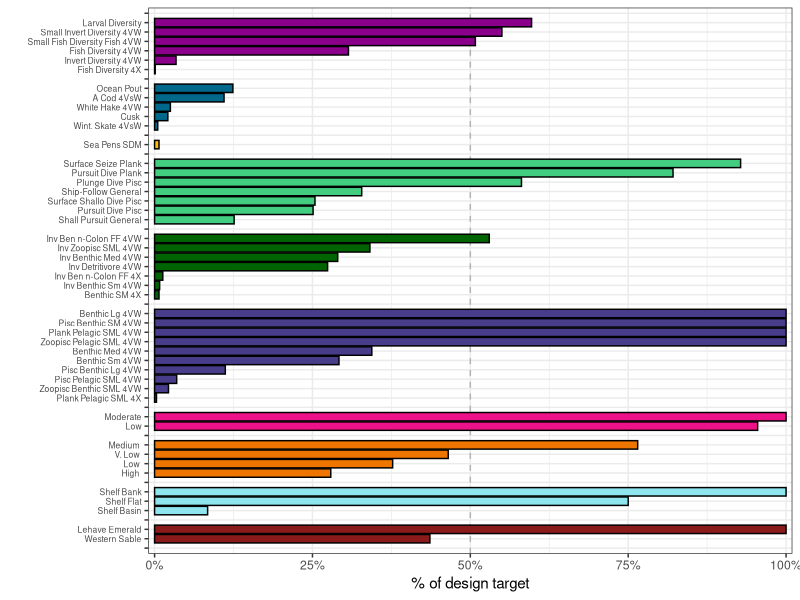
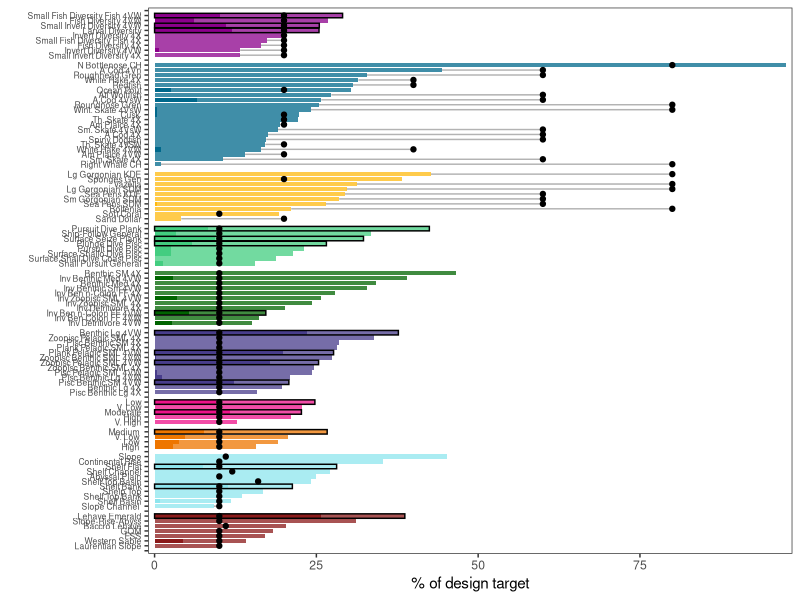
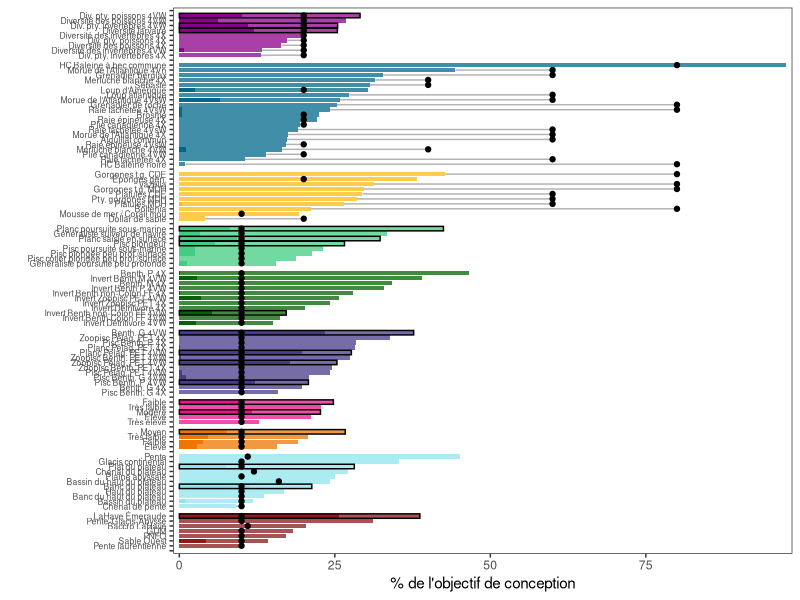

These charts were generated, in order, by the following R code:
#Design Target plot

#load libraries
library(tidyverse)
library(viridis)
library(scales)

#load the target summary from the app

abbreviation_table <- read.csv("data/abbrev_table_network_features.csv")%>%
                      mutate(feature = trimws(feature))%>%
                      dplyr::select(feature,abbrev)


webca_targets <- read.csv("data/targetstable.csv")%>%
                 filter(Achieved > 0,
                        type != "Commercial fishery landing")%>%
                 rename(feature=Variable)%>%
                 mutate(feature = trimws(feature))%>%
                 left_join(.,abbreviation_table)%>%
                 mutate(type = gsub(" classification","",type),
                        type_f = factor(type,levels=c("Biodiversity hotspot","Depleted species","Biogenic habitat",
                                                    "Seabird functional group","Invertebrate functional group",
                                                    "Fish functional group","Scope for growth","Natural disturbance",
                                                    "Geomorphic unit","Biophysical unit")),
                        abbrev = ifelse(feature=="Medium Benthic Benthivores (East)" & type=="Invertebrate functional group","Inv Benthic Med 4VW",abbrev), #overlap in names
                        abbrev = ifelse(feature=="Small Benthic Benthivores (East)" & type=="Invertebrate functional group","Inv Benthic Sm 4VW",abbrev))%>%
                  arrange(type_f,Percent.to.Goal)     

# Create blank rows for each type_f level
blank_rows <- webca_targets %>%
              group_by(type_f) %>%
              summarise(across(everything(), ~NA), .groups = "drop") 

# Bind and arrange
webca_targets_padded1 <- webca_targets %>%
                        bind_rows(blank_rows) %>%
                        arrange(type_f, desc(Percent.to.Goal))

webca_targets_padded <- webca_targets_padded1 %>%
                        slice(1) %>%
                        mutate(type_f = "Biodiversity hotspot") %>%
                        mutate(across(-feature, ~NA))%>%
                        rbind(.,webca_targets_padded1)%>%
                        mutate(id = n():1,
                               abbrev = ifelse(is.na(abbrev), "", abbrev))
          

# Create named vector for labels
id_labels <- setNames(webca_targets_padded$abbrev, webca_targets_padded$id)

# Plot
webca_plot <- ggplot(webca_targets_padded, aes(y = factor(id), x = Percent.to.Goal/100, fill = type)) +
  geom_vline(xintercept=0.5,lty=2,col="grey70")+
  geom_bar(stat = "identity", col = "black") +
  theme_bw() +
  theme(strip.background = element_blank(),
        strip.text = element_blank(),
        legend.position = "none",
        axis.text.y = element_text(size = rel(0.7))) +
  scale_y_discrete(labels = id_labels)+
  scale_x_continuous(expand=(c(0.01,0)),labels=percent)+
  labs(y="",
       x="% of design target")+
  scale_fill_manual(values=c("darkmagenta","darkgoldenrod1","firebrick4",
                             "deepskyblue4","darkslateblue","cadetblue2","darkgreen",
                             "darkorange2","deeppink2","seagreen3"))

ggsave("output/webca_design_targets.png",webca_plot,width=7,height=12,dpi = 1200)
  



## Network analysis with the WEBMR addition 
network_targets <- read.csv("data/targetstable_all.csv")%>%
                    filter(Achieved > 0,
                           type != "Commercial fishery landing")%>%
                    rename(feature=Variable)%>%
                    mutate(feature = trimws(feature))%>%
                    left_join(.,abbreviation_table)%>%
                    mutate(type = gsub(" classification","",type),
                           type_f = factor(type,levels=c("Biodiversity hotspot","Depleted species","Biogenic habitat",
                                                         "Seabird functional group","Invertebrate functional group",
                                                         "Fish functional group","Scope for growth","Natural disturbance",
                                                         "Geomorphic unit","Biophysical unit")),
                           abbrev = ifelse(feature=="Medium Benthic Benthivores (East)" & type=="Invertebrate functional group","Inv Benthic Med 4VW",abbrev), #overlap in names
                           abbrev = ifelse(feature=="Small Benthic Benthivores (East)" & type=="Invertebrate functional group","Inv Benthic Sm 4VW",abbrev))%>%
                    arrange(type_f,Percent.to.Goal)     

network_targets_sum <- network_targets%>%
                       group_by(feature)%>%
                       summarise(Achieved = sum(Achieved,na.rm=T))%>%
                       ungroup()%>%
                       left_join(.,network_targets%>%
                                   distinct(feature,.keep_all=TRUE)%>%
                                   dplyr::select(feature,type,filter,Minimum.Target,abbrev,type_f))%>%
                        mutate( #translate with help from Gemeni
                          abbrev_fr = case_when(
                            # Geomorphology & Habitat Features
                            trimws(abbrev) == "Abyssal Plain"                 ~ "Plaine abyssale",
                            trimws(abbrev) == "Continental Rise"              ~ "Glacis continental",
                            trimws(abbrev) == "Laurentian Slope"              ~ "Pente laurentienne",
                            trimws(abbrev) == "Shelf Bank"                    ~ "Banc du plateau",
                            trimws(abbrev) == "Shelf Basin"                   ~ "Bassin du plateau",
                            trimws(abbrev) == "Shelf Channel"                 ~ "Chenal du plateau",
                            trimws(abbrev) == "Shelf Flat"                    ~ "Plat du plateau",
                            trimws(abbrev) == "Shelp Top"                     ~ "Haut du plateau",
                            trimws(abbrev) == "Shelf Top Bank"                ~ "Banc du haut du plateau",
                            trimws(abbrev) == "Shelf Top Basin"               ~ "Bassin du haut du plateau",
                            trimws(abbrev) == "Slope"                         ~ "Pente",
                            trimws(abbrev) == "Slope Channel"                 ~ "Chenal de pente",
                            trimws(abbrev) == "Slope-Rise-Abyss"              ~ "Pente-Glacis-Abysse",
                            
                            # Regions & Locations
                            trimws(abbrev) == "Baccro Lehave"                 ~ "Baccro LaHave",
                            trimws(abbrev) == "ESS"                           ~ "PNEO",  # Plateau néo-écossais oriental
                            trimws(abbrev) == "GOM"                           ~ "GDM",   # Golfe du Maine
                            trimws(abbrev) == "Lehave Emerald"                ~ "LaHave Émeraude",
                            trimws(abbrev) == "Western Sable"                 ~ "Sable Ouest",
                            
                            # Rank / Target Priority Categories
                            trimws(abbrev) == "V. High"                       ~ "Très élevé",
                            trimws(abbrev) == "High"                          ~ "Élevé",
                            trimws(abbrev) == "Moderate"                      ~ "Modéré",
                            trimws(abbrev) == "Medium"                        ~ "Moyen",
                            trimws(abbrev) == "Low"                           ~ "Faible",
                            trimws(abbrev) == "V. Low"                        ~ "Très faible",
                            
                            # Species & Critical Habitat (CH)
                            trimws(abbrev) == "A Cod 4Vn"                     ~ "Morue de l'Atlantique 4Vn",
                            trimws(abbrev) == "A Cod 4VsW"                    ~ "Morue de l'Atlantique 4VsW",
                            trimws(abbrev) == "A Cod 4X"                      ~ "Morue de l'Atlantique 4X",
                            trimws(abbrev) == "Am Plaice 4VW"                 ~ "Plie canadienne 4VW",
                            trimws(abbrev) == "Am Plaice 4X"                  ~ "Plie canadienne 4X",
                            trimws(abbrev) == "Atl Wolffish"                  ~ "Loup atlantique",
                            trimws(abbrev) == "Cusk"                          ~ "Brosme",
                            trimws(abbrev) == "N Bottlenose CH"               ~ "HC Baleine à bec commune", # Habitat critical
                            trimws(abbrev) == "Ocean Pout"                    ~ "Loup d'Amérique",
                            trimws(abbrev) == "Redfish"                       ~ "Sébaste",
                            trimws(abbrev) == "Right Whale CH"                ~ "HC Baleine noire",
                            trimws(abbrev) == "Roughhead Gren"                ~ "Grenadier berglax",
                            trimws(abbrev) == "Roundnose Gren"                ~ "Grenadier de roche",
                            trimws(abbrev) == "Sand Dollar"                   ~ "Dollar de sable",
                            trimws(abbrev) == "Sm. Skate 4VsW"                ~ "Raie tachetée 4VsW",
                            trimws(abbrev) == "Sm. Skate 4X"                   ~ "Raie tachetée 4X",
                            trimws(abbrev) == "Spiny Dogfish"                 ~ "Aiguillat commun",
                            trimws(abbrev) == "Th. Skate 4VSW"                ~ "Raie épineuse 4VsW",
                            trimws(abbrev) == "Th. Skate 4X"                   ~ "Raie épineuse 4X",
                            trimws(abbrev) == "White Hake 4VW"                ~ "Merluche blanche 4VW",
                            trimws(abbrev) == "White Hake 4X"                 ~ "Merluche blanche 4X",
                            trimws(abbrev) == "Wint. Skate 4VsW"              ~ "Raie tachetée 4VsW", # Winter Skate -> Raie tachetée (ou Raie d'hiver)
                            
                            # Benthic / Invertebrates / Corals / Sponges
                            trimws(abbrev) == "Boltenia"                      ~ "Boltenia",
                            trimws(abbrev) == "Lg Gorgonian KDE"              ~ "Gorgones t.g. CDE", # Colonnes / Estimation de la densité par noyau
                            trimws(abbrev) == "Lg Gorgonian SDM"              ~ "Gorgones t.g. MDH", # Modèle de distribution de l'habitat
                            trimws(abbrev) == "Sea Pens KDE"                  ~ "Platules CDE",
                            trimws(abbrev) == "Sea Pens SDM"                  ~ "Platules MDH",
                            trimws(abbrev) == "Sm Gorgonian SDM"              ~ "Pty. gorgones MDH",
                            trimws(abbrev) == "Soft Coral"                    ~ "Mousse de mer / Corail mou",
                            trimws(abbrev) == "Sponges Gen"                   ~ "Éponges gén.",
                            trimws(abbrev) == "Vazella"                       ~ "Vazella",
                            
                            # Diversity Measures
                            trimws(abbrev) == "Fish Diversity 4VW"            ~ "Diversité des poissons 4VW",
                            trimws(abbrev) == "Fish Diversity 4X"             ~ "Diversité des poissons 4X",
                            trimws(abbrev) == "Invert Diversity 4VW"          ~ "Diversité des invertébrés 4VW",
                            trimws(abbrev) == "Invert Diversity 4X"           ~ "Diversité des invertébrés 4X",
                            trimws(abbrev) == "Larval Diversity"              ~ "Diversité larvaire",
                            trimws(abbrev) == "Small Fish Diversity Fish 4VW" ~ "Div. pty. poissons 4VW",
                            trimws(abbrev) == "Small Fish Diversity Fish 4X"  ~ "Div. pty. poissons 4X",
                            trimws(abbrev) == "Small Invert Diversity 4VW"    ~ "Div. pty. invertébrés 4VW",
                            trimws(abbrev) == "Small Invert Diversity 4X"     ~ "Div. pty. invertébrés 4X",
                            
                            # Guilds & Functional Groups (Size / Habitat / Feeding)
                            trimws(abbrev) == "Benthic Lg 4VW"                ~ "Benth. G 4VW",
                            trimws(abbrev) == "Benthic Lg 4X"                 ~ "Benth. G 4X",
                            trimws(abbrev) == "Benthic Med 4X"                ~ "Benth. M 4X",
                            trimws(abbrev) == "Inv Ben Colon FF 4VW"          ~ "Invert Benth Colon FF 4VW",
                            trimws(abbrev) == "Inv Ben n-Colon FF 4VW"        ~ "Invert Benth non-Colon FF 4VW",
                            trimws(abbrev) == "Inv Ben n-Colon FF 4X"         ~ "Invert Benth non-Colon FF 4X",
                            trimws(abbrev) == "Inv Benthic Med 4VW"           ~ "Invert Benth M 4VW",
                            trimws(abbrev) == "Inv Benthic Sm 4VW"            ~ "Invert Benth P 4VW",
                            trimws(abbrev) == "Inv Detritivore 4VW"           ~ "Invert Détritivore 4VW",
                            trimws(abbrev) == "Inv Detritivore 4X"            ~ "Invert Détritivore 4X",
                            trimws(abbrev) == "Inv Zoopisc SML 4VW"           ~ "Invert Zoopisc PET 4VW",
                            trimws(abbrev) == "Inv Zoopisc SML 4X"            ~ "Invert Zoopisc PET 4X",
                            trimws(abbrev) == "Benthic SM 4X"                 ~ "Benth. P 4X",
                            trimws(abbrev) == "Pisc Benthic Lg 4VW"           ~ "Pisc Benth. G 4VW",
                            trimws(abbrev) == "Pisc Benthic Lg 4X"            ~ "Pisc Benth. G 4X",
                            trimws(abbrev) == "Pisc Benthic SM 4VW"           ~ "Pisc Benth. P 4VW",
                            trimws(abbrev) == "Pisc Benthic SM 4X"            ~ "Pisc Benth. P 4X",
                            trimws(abbrev) == "Pisc Pelagic SML 4VW"          ~ "Pisc Pélag. PET 4VW",
                            trimws(abbrev) == "Plank Pelagic SML 4VW"         ~ "Planc Pélag. PET 4VW",
                            trimws(abbrev) == "Plank Pelagic SML 4X"          ~ "Planc Pélag. PET 4X",
                            trimws(abbrev) == "Zoopisc Benthic SML 4VW"       ~ "Zoopisc Benth. PET 4VW",
                            trimws(abbrev) == "Zoopisc Benthic SML 4X"        ~ "Zoopisc Benth. PET 4X",
                            trimws(abbrev) == "Zoopisc Pelagic SML 4VW"       ~ "Zoopisc Pélag. PET 4VW",
                            trimws(abbrev) == "Zoopisc Pelagic SML 4X"        ~ "Zoopisc Pélag. PET 4X",
                            
                            # Seabird Foraging Guilds
                            trimws(abbrev) == "Plunge Dive Pisc"              ~ "Pisc plongeur",
                            trimws(abbrev) == "Pursuit Dive Pisc"             ~ "Pisc poursuite sous-marine",
                            trimws(abbrev) == "Pursuit Dive Plank"            ~ "Planc poursuite sous-marine",
                            trimws(abbrev) == "Shall Pursuit General"         ~ "Généraliste poursuite peu profonde",
                            trimws(abbrev) == "Ship-Follow General"           ~ "Généraliste suiveur de navire",
                            trimws(abbrev) == "Surface Seize Plank"           ~ "Planc saisie en surface",
                            trimws(abbrev) == "Surface Shall Dive Coast Pisc" ~ "Pisc côtier plongée peu prof./surface",
                            trimws(abbrev) == "Surface Shallo Dive Pisc"      ~ "Pisc plongée peu prof./surface",
                            
                            TRUE ~ as.character(abbrev) # Keeps unmatched strings intact
                          )
                        )

# Create blank rows for each type_f level
blank_rows_network <- network_targets_sum %>%
                      group_by(type_f) %>%
                      summarise(across(everything(), ~NA), .groups = "drop") 

# Bind and arrange
network_targets_padded1 <- network_targets_sum %>%
                          bind_rows(blank_rows_network) %>%
                          arrange(type_f, desc(Achieved))

#add blank row to the start to make this semetrical
network_targets_padded <- network_targets_padded1 %>%
                          slice(1) %>%
                          mutate(type_f = "Biodiversity hotspot") %>%
                          mutate(across(-feature, ~NA))%>%
                          rbind(.,network_targets_padded1)%>%
                          mutate(id = n():1,
                                 abbrev = ifelse(is.na(abbrev), "", abbrev),
                                 abbrev_fr = ifelse(is.na(abbrev_fr), "", abbrev_fr),
                                 target_met = ifelse(Achieved>=Minimum.Target,"yes","no"))


# Create named vector for labels
id_labels_network <- setNames(network_targets_padded$abbrev, network_targets_padded$id)
id_labels_network_fr <- setNames(network_targets_padded$abbrev_fr, network_targets_padded$id)

linedata <- network_targets_padded%>%
            dplyr::select(id,Achieved,type,target_met)%>%
            rbind(.,
                  network_targets_padded%>%
                    filter(target_met == "no")%>%
                    dplyr::select(id,Minimum.Target,type,target_met)%>%
                    rename(Achieved = Minimum.Target))

network_webca <- network_targets_padded%>%
                 dplyr::select(abbrev,abbrev_fr,type,id,target_met)%>%
                 left_join(webca_targets_padded%>%
                             filter(abbrev !="")%>%
                             dplyr::select(abbrev,Achieved))


#which features does WEBMR have more than 50% of in the network
webca_threshold_features <- webca_targets_padded%>%
                            filter(Percent.to.Goal>=50)%>%
                            pull(feature)


network_target_plot <- ggplot() +
                        geom_line(data = linedata,aes(y = factor(id),x=Achieved,group=factor(id)),lwd=0.5,col="grey70")+
                        geom_bar(data=network_targets_padded,aes(y = factor(id),  fill = type,x = Achieved),stat = "identity", col = NA,alpha=0.75) +
                        geom_bar(data=network_webca,aes(y = factor(id),fill = type, x = Achieved),stat="identity",col=NA)+
                        geom_bar(data=network_targets_padded%>%filter(feature %in% webca_threshold_features),aes(y = factor(id),x = Achieved),fill=NA,stat = "identity", col = "black") +
                        geom_point(data=network_targets_padded,aes(y = factor(id),  fill = type,x = Minimum.Target))+
                        theme_bw() +
                        theme(strip.background = element_blank(),
                              strip.text = element_blank(),
                              legend.position = "none",
                              axis.text.y = element_text(size = rel(0.7)),
                              panel.grid = element_blank()) +
                        scale_y_discrete(labels = id_labels_network) +
                        scale_x_continuous(expand = c(0.01, 0)) +
                        scale_fill_manual(values=c("darkmagenta","darkgoldenrod1","firebrick4",
                                                   "deepskyblue4","darkslateblue","cadetblue2","darkgreen",
                                                   "darkorange2","deeppink2","seagreen3"))+
                        labs(y = "", x = "% of design target")


network_target_plot_fr <- ggplot() +
                        geom_line(data = linedata,aes(y = factor(id),x=Achieved,group=factor(id)),lwd=0.5,col="grey70")+
                        geom_bar(data=network_targets_padded,aes(y = factor(id),  fill = type,x = Achieved),stat = "identity", col = NA,alpha=0.75) +
                        geom_bar(data=network_webca,aes(y = factor(id),fill = type, x = Achieved),stat="identity",col=NA)+
                        geom_bar(data=network_targets_padded%>%filter(feature %in% webca_threshold_features),aes(y = factor(id),x = Achieved),fill=NA,stat = "identity", col = "black") +
                        geom_point(data=network_targets_padded,aes(y = factor(id),  fill = type,x = Minimum.Target))+
                        theme_bw() +
                        theme(strip.background = element_blank(),
                              strip.text = element_blank(),
                              legend.position = "none",
                              axis.text.y = element_text(size = rel(0.7)),
                              panel.grid = element_blank()) +
                        scale_y_discrete(labels = id_labels_network_fr) +
                        scale_x_continuous(expand = c(0.01, 0)) +
                        scale_fill_manual(values=c("darkmagenta","darkgoldenrod1","firebrick4",
                                                   "deepskyblue4","darkslateblue","cadetblue2","darkgreen",
                                                   "darkorange2","deeppink2","seagreen3"))+
                        labs(y = "", x = "% de l'objectif de conception")

#save plots
ggsave("output/network_target_plot.png",network_target_plot,width=7,height=12,dpi = 1200)
ggsave("output/network_target_plot_fr.png",network_target_plot_fr,width=7,height=12,dpi = 1200)



#summaries

network_targets%>%
  distinct(feature,.keep_all=T)%>%
  pull(filter)%>%
  table()%>%
  data.frame()

network_targets%>%
  distinct(feature,.keep_all=T)%>%
  filter(feature %in% webca_threshold_features)%>%
  arrange(filter,type)%>%
  dplyr::select(filter,type,feature)
